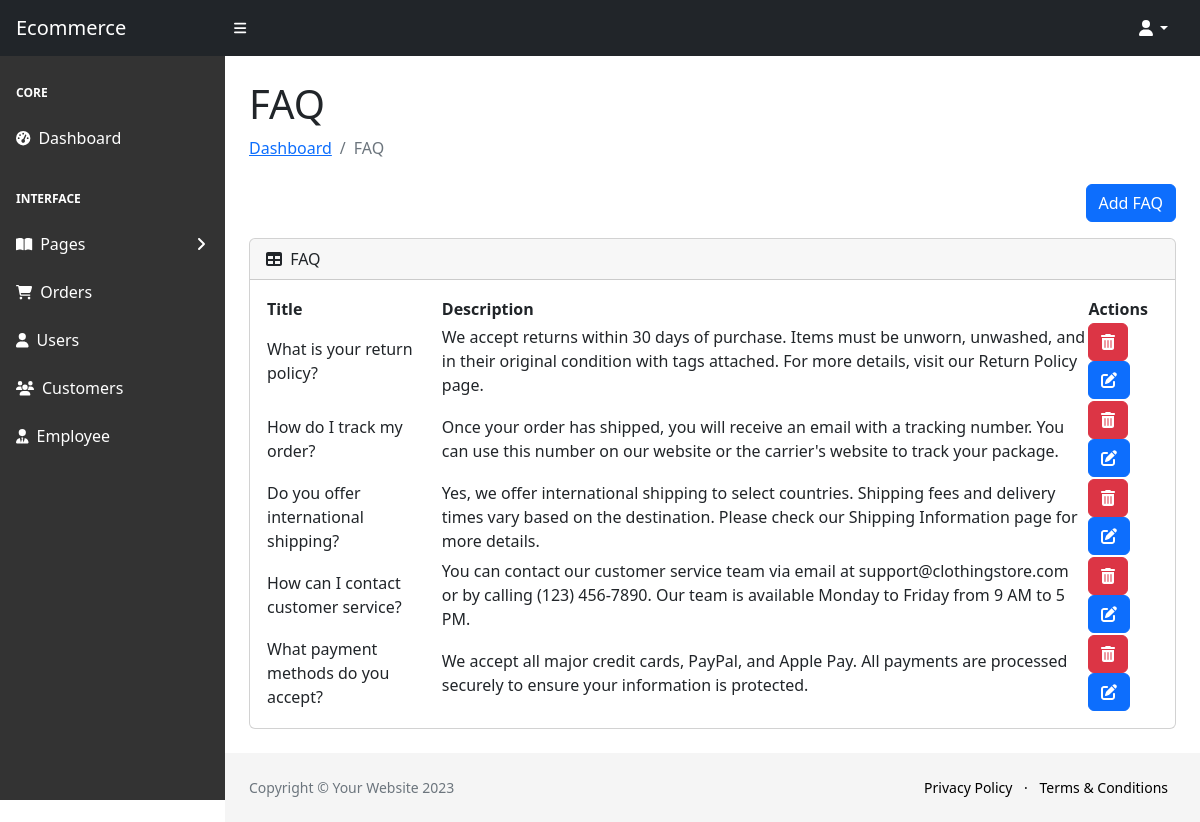
The app's page /adminPanelSherke/adminPanelSherke/faq.php with its own data.
### tables this page shows
CREATE TABLE `faq` (
  `faq_id` int(11) NOT NULL,
  `title` varchar(255) NOT NULL,
  `description` varchar(255) NOT NULL
);

### adminPanelSherke/adminPanelSherke/class/DAL.class.php (called while the page is built, shortened)
<?php
class DAL
{
    public $servername = "localhost";
    public $username = "root";
    public $password = "";
    public $dbname = "level3-ecomerce";
    private function connect()
    {
        $conn = new mysqli($this->servername, $this->username, $this->password, $this->dbname);
        return $conn;
    }
    public function getdata($sql)
    {
        $conn = $this->connect();
        $result = $conn->query($sql);
        $results = $result->fetch_all(MYSQLI_ASSOC);
        return $results;
    }
}

### adminPanelSherke/adminPanelSherke/class/faq.class.php (called while the page is built, shortened)
<?php
require_once('DAL.class.php');
class FAQ extends DAL
{
    function getAllFAQ()
    {
        $sql = "SELECT * FROM faq";
        return $this->getdata($sql);
    }
}

### adminPanelSherke/adminPanelSherke/faq.php (the view, shortened to what this page needs)
<!DOCTYPE html>
<html lang="en">
<?php require_once("class/faq.class.php"); ?>
<?php require_once('components/header.php'); ?>
<?php $faq = new FAQ();
$allfaq = $faq->getAllFAQ(); ?>
<body class="sb-nav-fixed">
    <?php require_once('components/nav.php'); ?>
    <?php require_once('components/sidebar.php'); ?>
    <div id="layoutSidenav_content">
        <main>
            <div class="container-fluid px-4">
                <h1 class="mt-4">FAQ</h1>
                <ol class="breadcrumb mb-4">
                    <li class="breadcrumb-item active"><a href="index.php">Dashboard</a></li>
                    <li class="breadcrumb-item active">FAQ</li>
                </ol>
                <div align="right" class="mb-3">
                    <button type="button" class="btn btn-primary close" data-toggle="modal" data-target="#addModal">Add FAQ</button>
                </div>
                <div class="card mb-4">
                    <div class="card-header">
                        <i class="fas fa-table me-1"></i>
                        FAQ
                    </div>
                    <div class="card-body">
                        <table id="datatablesSimple">
                            <thead>
                                <tr>
                                    <th>Title</th>
                                    <th>
                                        Description
                                    </th>
                                    <th>Actions</th>
                                </tr>
                            </thead>
                            <tbody>
                                <?php
                                foreach ($allfaq as $faq) {
                                ?>
                                    <tr>
                                        <td><?php echo $faq['title'] ?></td>
                                        <td><?php echo $faq['description'] ?></td>
                                        <td>
                                            <button class="btn btn-danger close" id=<?php echo $faq['faq_id'] ?> data-toggle="modal" data-target="#deleteConfirmationModal"><i class="fas fa-trash-alt"></i></button>
                                            <a class="btn btn-primary edit" data-ids="<?php echo $faq['faq_id'] ?>" data-title="<?php echo $faq['title'] ?>" data-description="<?php echo $faq['description'] ?>" data-toggle="modal" data-target="#updatefaqModal"><i class="fas fa-edit"></i></a>
                                        </td>
                                    </tr>
                                <?php } ?>
                            </tbody>
                        </table>
                    </div>
                </div>
            </div>
        </main>
        <?php require_once('components/footer.php'); ?>
    </div>
    </div>
</body>

### records on screen
faq: title "What is your return policy?", description "We accept returns within 30 days of purchase. Items must be unworn, unwashed, and in their original condition with tags attached. For more details, visit our Return Policy page."
faq: title "How do I track my order?", description "Once your order has shipped, you will receive an email with a tracking number. You can use this number on our website or the carrier's website to track your package."
faq: title "Do you offer international shipping?", description "Yes, we offer international shipping to select countries. Shipping fees and delivery times vary based on the destination. Please check our Shipping Information page for more details."
faq: title "How can I contact customer service?", description "You can contact our customer service team via email at support@clothingstore.com or by calling (123) 456-7890. Our team is available Monday to Friday from 9 AM to 5 PM."
faq: title "What payment methods do you accept?", description "We accept all major credit cards, PayPal, and Apple Pay. All payments are processed securely to ensure your information is protected."
